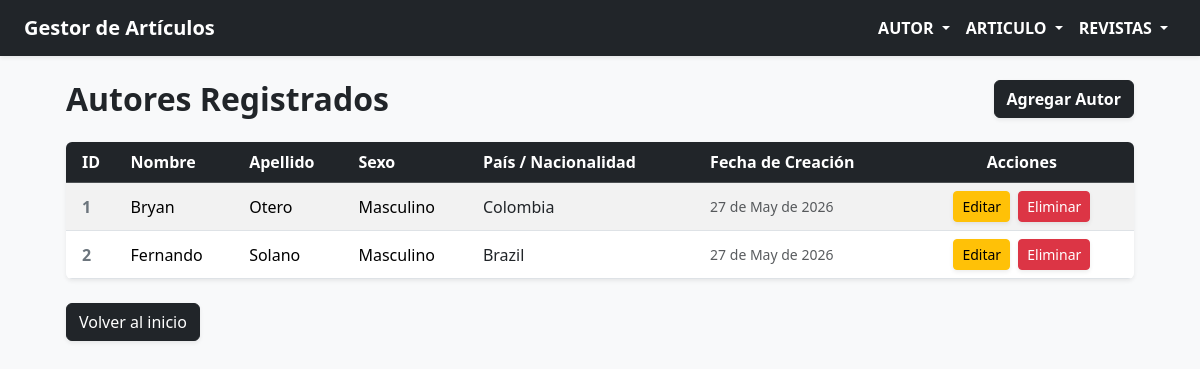
Page /autor/lista/ on the earlier database version.
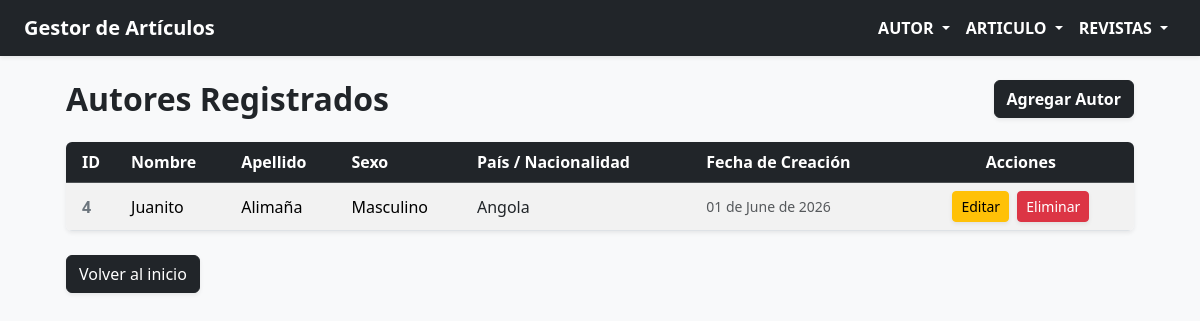
Same page on the later database version.
### apps/autor/models.py (models this page shows, shortened)
class Autor(ModeloAuditoria):
    class Sexo(models.TextChoices):
        MASCULINO = "M", "Masculino"
        FEMENINO = "F", "Femenino"
    id_autor = models.BigAutoField(primary_key=True)
    nombre = models.CharField(max_length=100, null=False, blank=False)
    apellido = models.CharField(max_length=100, null=False, blank=False)
    nacionalidad = CountryField(null=True, blank=True)
    sexo = models.CharField(max_length=1, choices=Sexo.choices, null=False, blank=False)
    class Meta:
        db_table = "autor"
        indexes = [models.Index(fields=["apellido", "nombre"])]
        ordering = ("apellido", "nombre")

### apps/autor/views.py (the view)
# urls.py: path("lista/", views.listar_autores, name="lista_autores"),
def listar_autores(request):
    autores = Autor.objects.all().order_by("apellido", "nombre")
    return render(request, "autor/lista_autores.html", {"autores": autores})

### templates/autor/lista_autores.html (shortened to what this page needs)
{% extends "base.html" %} {% block content %}
<div class="container mt-4">
  <div class="d-flex justify-content-between align-items-center mb-4">
    <h2 class="text-dark fw-bold mb-0"> Autores Registrados</h2>
    <a
      href="{% url 'autor:crear_autor' %}"
      class="btn btn-dark fw-bold shadow-sm"
    >
      Agregar Autor</a
    >
  </div>
  <div class="table-responsive shadow-sm rounded">
    <table class="table table-hover table-striped align-middle mb-0">
      <thead class="table-dark">
        <tr>
          <th scope="col" class="ps-3">ID</th>
          <th scope="col">Nombre</th>
          <th scope="col">Apellido</th>
          <th scope="col">Sexo</th>
          <th scope="col">País / Nacionalidad</th>
          <th scope="col">Fecha de Creación</th>
          <th scope="col" class="text-center pe-3">Acciones</th>
        </tr>
      </thead>
      <tbody>
        {% for autor in autores %}
        <tr>
          <td class="fw-semibold ps-3 text-secondary">{{ autor.id_autor }}</td>
          <td>{{ autor.nombre }}</td>
          <td>{{ autor.apellido }}</td>
          <td>{{ autor.get_sexo_display }}</td>
          <td>
            <span class="fw-medium text-dark"
              >{{ autor.nacionalidad.name }}</span
            >
          </td>
          <td class="text-muted small">
            {{ autor.creado_en|date:"d \d\e F \d\e Y" }}
          </td>
          <td class="text-center pe-3">
            <a
              href="{% url 'autor:editar_autor' autor.id_autor %}"
              class="btn btn-warning btn-sm me-1 fw-medium shadow-sm"
            >
              Editar
            </a>
            <a
              href="{% url 'autor:eliminar_autor' autor.id_autor %}"
              class="btn btn-danger btn-sm fw-medium shadow-sm"
            >
              Eliminar
            </a>
          </td>
        </tr>
        {% endfor %}
      </tbody>
    </table>
  </div>
  <div class="mt-4">
    <a href="{% url 'index' %}" class="btn btn-dark shadow-sm"
      >Volver al inicio</a
    >
  </div>
</div>
{% endblock %}

Differences in the rows shown:
removed Autor: id_autor "1", nombre "Bryan", apellido "Otero", sexo "Masculino", nacionalidad.name "Colombia", creado_en "27 de May de 2026"
removed Autor: id_autor "2", nombre "Fernando", apellido "Solano", sexo "Masculino", nacionalidad.name "Brazil", creado_en "27 de May de 2026"
added Autor: id_autor "4", nombre "Juanito", apellido "Alimaña", sexo "Masculino", nacionalidad.name "Angola", creado_en "01 de June de 2026"
